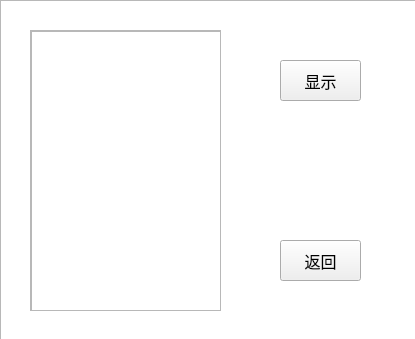
<?xml version="1.0" encoding="UTF-8"?>
<ui version="4.0">
 <class>target</class>
 <widget class="QWidget" name="target">
  <property name="geometry">
   <rect>
    <x>0</x>
    <y>0</y>
    <width>415</width>
    <height>339</height>
   </rect>
  </property>
  <property name="windowTitle">
   <string>Form</string>
  </property>
  <property name="styleSheet">
   <string notr="true">
#target {
  background-image: url(:/new/prefix1/cpl_image/1 (11).jpg);
}
#target * {
  background-image:url();
}</string>
  </property>
  <widget class="QPushButton" name="pushButton">
   <property name="geometry">
    <rect>
     <x>280</x>
     <y>60</y>
     <width>81</width>
     <height>41</height>
    </rect>
   </property>
   <property name="font">
    <font>
     <family>楷体</family>
     <pointsize>12</pointsize>
    </font>
   </property>
   <property name="styleSheet">
    <string notr="true">background-image: url(:/new/prefix1/cpl_image/1 (2).jpg);</string>
   </property>
   <property name="text">
    <string>显示</string>
   </property>
  </widget>
  <widget class="QPushButton" name="pushButton_2">
   <property name="geometry">
    <rect>
     <x>280</x>
     <y>240</y>
     <width>81</width>
     <height>41</height>
    </rect>
   </property>
   <property name="font">
    <font>
     <family>楷体</family>
     <pointsize>12</pointsize>
    </font>
   </property>
   <property name="styleSheet">
    <string notr="true">background-image: url(:/new/prefix1/cpl_image/1 (2).jpg);</string>
   </property>
   <property name="text">
    <string>返回</string>
   </property>
  </widget>
  <widget class="QScrollArea" name="scrollArea">
   <property name="geometry">
    <rect>
     <x>30</x>
     <y>30</y>
     <width>191</width>
     <height>281</height>
    </rect>
   </property>
   <property name="widgetResizable">
    <bool>true</bool>
   </property>
   <widget class="QWidget" name="scrollAreaWidgetContents">
    <property name="geometry">
     <rect>
      <x>0</x>
      <y>0</y>
      <width>189</width>
      <height>279</height>
     </rect>
    </property>
    <widget class="QTextEdit" name="textEdit">
     <property name="geometry">
      <rect>
       <x>0</x>
       <y>0</y>
       <width>191</width>
       <height>281</height>
      </rect>
     </property>
     <property name="styleSheet">
      <string notr="true">background-image: url(:/new/prefix1/cpl_image/1 (8).jpg);</string>
     </property>
    </widget>
   </widget>
  </widget>
  <widget class="QListWidget" name="listWidget">
   <property name="geometry">
    <rect>
     <x>0</x>
     <y>0</y>
     <width>421</width>
     <height>341</height>
    </rect>
   </property>
   <property name="styleSheet">
    <string notr="true">background-image: url(:/new/prefix1/cpl_image/1 (1).jpg);</string>
   </property>
  </widget>
  <zorder>listWidget</zorder>
  <zorder>pushButton</zorder>
  <zorder>pushButton_2</zorder>
  <zorder>scrollArea</zorder>
 </widget>
 <resources/>
 <connections/>
</ui>
